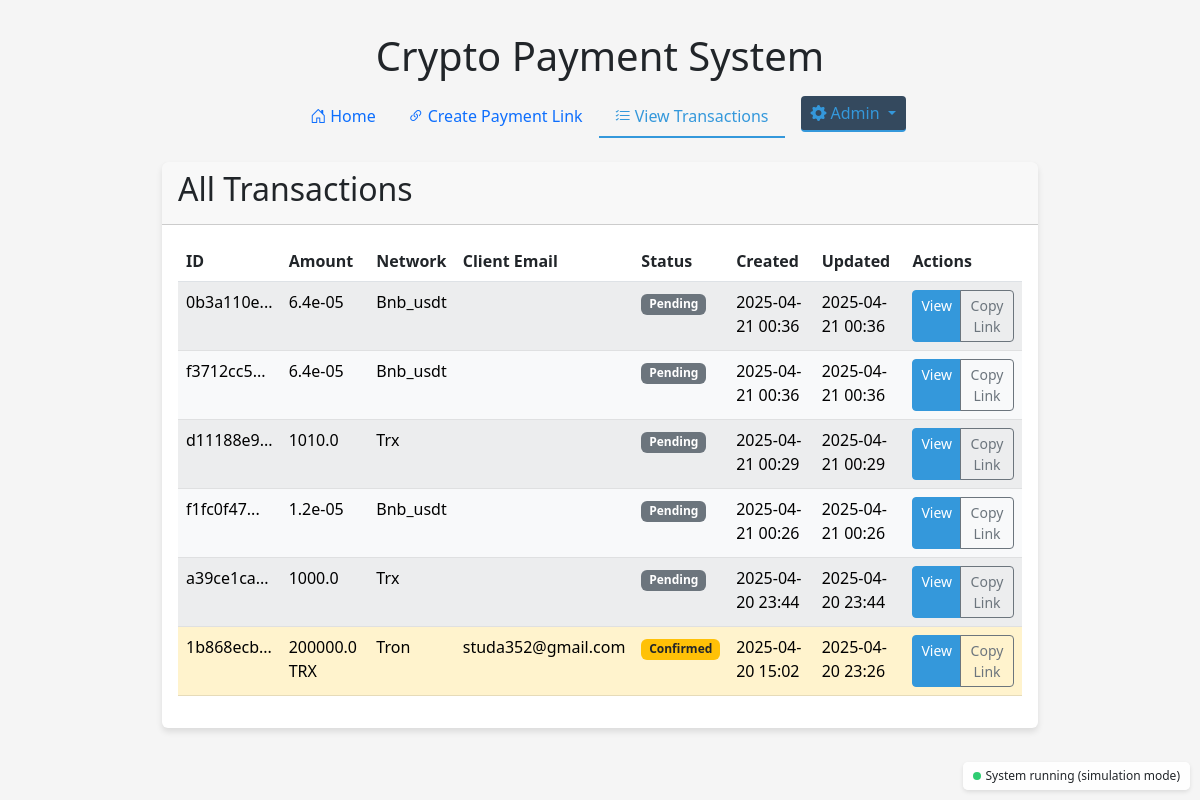
Page /admin/transactions on the earlier database version.
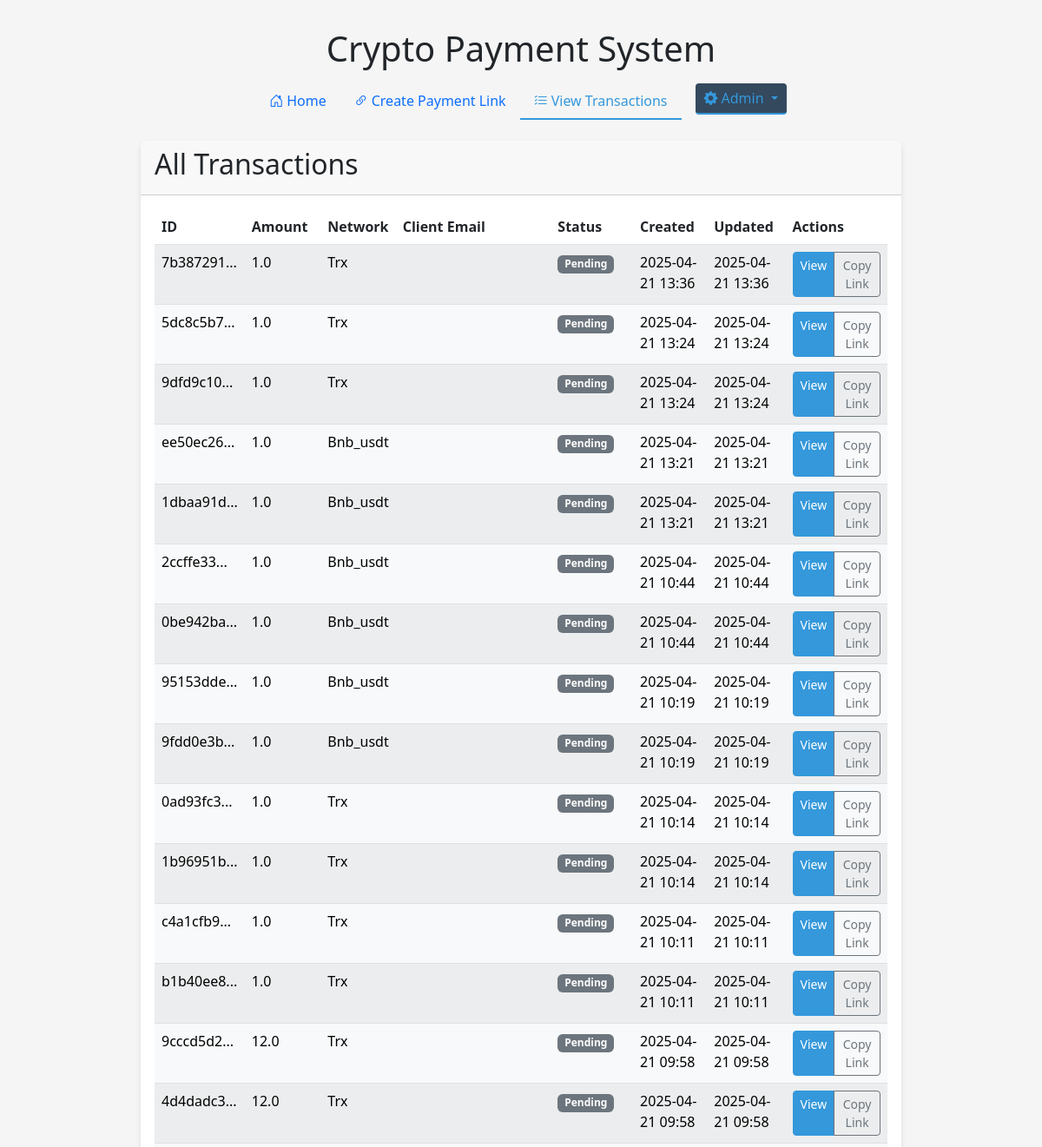
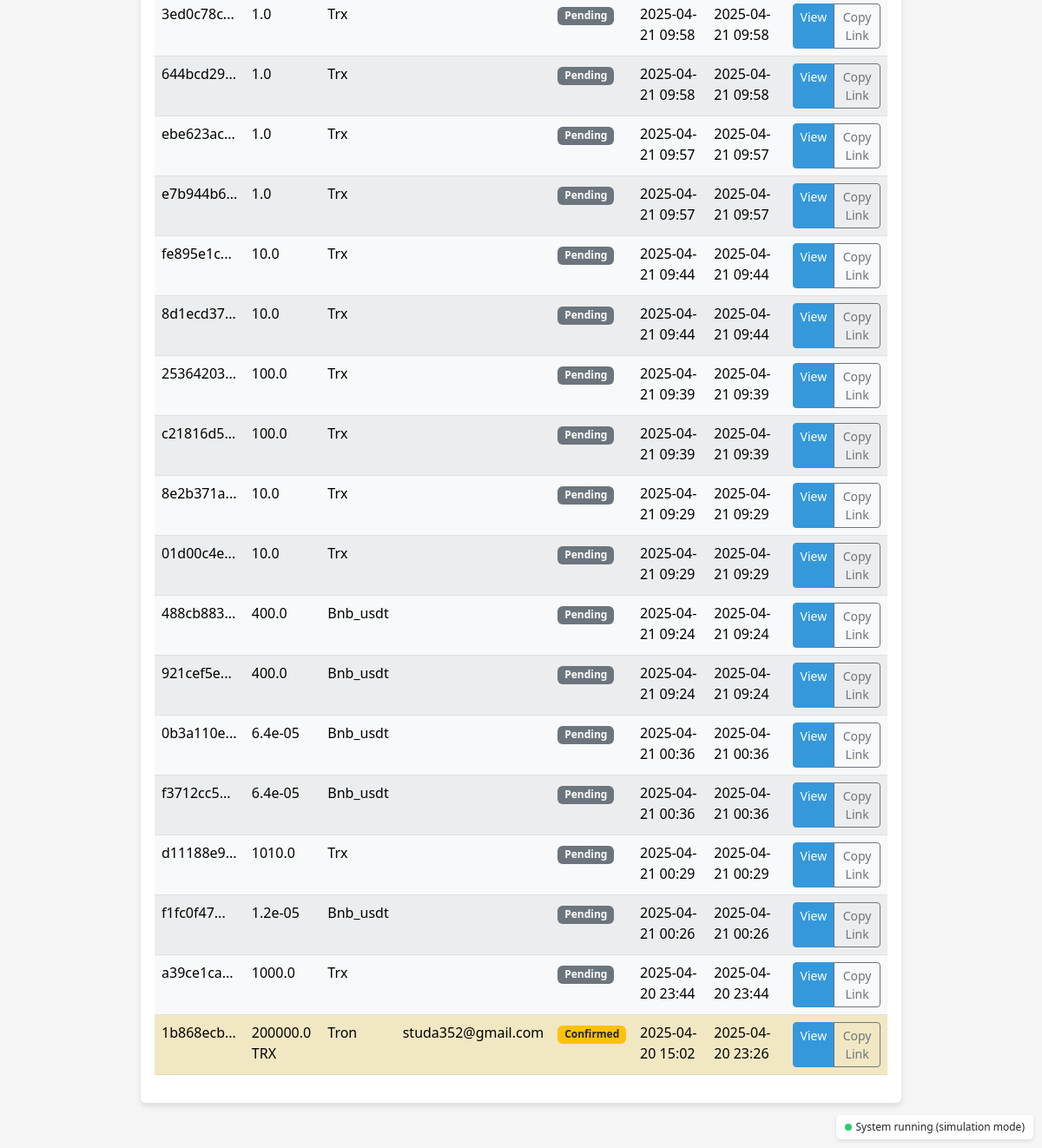
Same page on the later database version (2 pictures, top to bottom).
### app.py (models this page shows, shortened)
class Transaction(db.Model):
    id = db.Column(db.String(36), primary_key=True)
    amount = db.Column(db.Float, nullable=False)
    network = db.Column(db.String(20), nullable=False)
    client_email = db.Column(db.String(100), nullable=False)
    description = db.Column(db.Text, nullable=True)
    status = db.Column(db.String(20), default='pending')  # pending, confirmed, completed
    tx_hash = db.Column(db.String(100), nullable=True)  # blockchain transaction hash
    created_at = db.Column(db.DateTime, default=datetime.utcnow)
    updated_at = db.Column(db.DateTime, default=datetime.utcnow, onupdate=datetime.utcnow)

### app.py (the view)
@app.route('/admin/transactions')
def view_transactions():
    transactions = Transaction.query.order_by(Transaction.created_at.desc()).all()
    return render_template('transactions.html', transactions=transactions)

### app.py (called while the page is built)
@app.teardown_appcontext
def shutdown_services(exception=None):
    if 'payment_processor' in globals() and hasattr(payment_processor, 'stop'):
        payment_processor.stop()
    if hasattr(email_service, 'stop'):
        email_service.stop()

### email_service.py (called while the page is built, shortened)
    def stop(self):
        if not self.use_background_thread or not self.thread or not self.thread.is_alive():
            logger.warning("Email processor is not running")
            return False

### templates/transactions.html (shortened to what this page needs)
{% extends 'base.html' %}
{% block content %}
<div class="card">
    <div class="card-header">
        <h2>All Transactions</h2>
    </div>
    <div class="card-body">
        {% if transactions %}
            <div class="table-responsive">
                <table class="table table-striped table-hover">
                    <thead>
                        <tr>
                            <th>ID</th>
                            <th>Amount</th>
                            <th>Network</th>
                            <th>Client Email</th>
                            <th>Status</th>
                            <th>Created</th>
                            <th>Updated</th>
                            <th>Actions</th>
                        </tr>
                    </thead>
                    <tbody>
                        {% for transaction in transactions %}
                            <tr class="{% if transaction.status == 'completed' %}table-success{% elif transaction.status == 'confirmed' %}table-warning{% elif transaction.status == 'pending' %}table-light{% endif %}">
                                <td>{{ transaction.id[:8] }}...</td>
                                <td>{{ transaction.amount }} {% if transaction.network == 'bitcoin' %}BTC{% elif transaction.network == 'ethereum' %}ETH{% elif transaction.network == 'bnb' %}BNB{% elif transaction.network == 'tron' %}TRX{% elif transaction.network == 'solana' %}SOL{% endif %}</td>
                                <td>{{ transaction.network.capitalize() }}</td>
                                <td>{{ transaction.client_email }}</td>
                                <td>
                                    {% if transaction.status == 'completed' %}
                                        <span class="badge bg-success">Completed</span>
                                    {% elif transaction.status == 'confirmed' %}
                                        <span class="badge bg-warning text-dark">Confirmed</span>
                                    {% elif transaction.status == 'pending' %}
                                        <span class="badge bg-secondary">Pending</span>
                                    {% endif %}
                                </td>
                                <td>{{ transaction.created_at.strftime('%Y-%m-%d %H:%M') }}</td>
                                <td>{{ transaction.updated_at.strftime('%Y-%m-%d %H:%M') }}</td>
                                <td>
                                    <div class="btn-group">
                                        <a href="{{ url_for('confirm_payment', transaction_id=transaction.id) }}?amount={{ transaction.amount }}&network={{ transaction.network }}" class="btn btn-sm btn-primary">View</a>
                                        <button class="btn btn-sm btn-outline-secondary copy-link" data-link="{{ url_for('confirm_payment', transaction_id=transaction.id, _external=True) }}?amount={{ transaction.amount }}&network={{ transaction.network }}">Copy Link</button>
                                    </div>
                                </td>
                            </tr>
                        {% endfor %}
                    </tbody>
                </table>
            </div>
        {% else %}
            <div class="alert alert-info">
                <p>No transactions found. Create a payment link to get started.</p>
                <a href="{{ url_for('send_payment_link') }}" class="btn btn-primary">Create Payment Link</a>
            </div>
        {% endif %}
    </div>
</div>
{% endblock %}

### templates/base.html (shortened to what this page needs)
<!DOCTYPE html>
<html lang="en">
<head>
    <link href="https://cdn.jsdelivr.net/npm/bootstrap@5.3.0-alpha1/dist/css/bootstrap.min.css" rel="stylesheet">
    <link rel="stylesheet" href="https://cdn.jsdelivr.net/npm/bootstrap-icons@1.8.0/font/bootstrap-icons.css">
</head>
<body>
    <div class="container">
        <header class="mb-4">
            <h1 class="text-center mb-3">Crypto Payment System</h1>
            <nav class="nav justify-content-center mb-4">
                <a class="nav-link {% if request.path == '/' %}active{% endif %}" href="{{ url_for('index') }}">
                    <i class="bi bi-house-door me-1"></i>Home
                </a>
                <a class="nav-link {% if request.path == '/send_payment_link' %}active{% endif %}" href="{{ url_for('send_payment_link') }}">
                    <i class="bi bi-link-45deg me-1"></i>Create Payment Link
                </a>
                <a class="nav-link {% if request.path == '/admin/transactions' %}active{% endif %}" href="{{ url_for('view_transactions') }}">
                    <i class="bi bi-list-check me-1"></i>View Transactions
                </a>
                <div class="nav-item dropdown">
                    <a class="nav-link admin-link ms-3 dropdown-toggle {% if '/admin' in request.path %}active{% endif %}" href="#" id="adminDropdown" role="button" data-bs-toggle="dropdown" aria-expanded="false">
                        <i class="bi bi-gear-fill me-1"></i>Admin
                    </a>
                </div>
            </nav>
        </header>
        {% block content %}{% endblock %}
    </div>
    <div class="system-status" id="systemStatus">
        <span class="status-indicator status-online" id="statusDot"></span>
        <span id="statusText">System running</span>
    </div>
</body>
</html>

### templates/base.html (style rules this page uses)
body { padding-top: 2rem; padding-bottom: 2rem; background-color: #f5f5f5; }
.container { max-width: 900px; }
.card { margin-bottom: 20px; box-shadow: 0 4px 6px rgba(0,0,0,0.1); border: none; }
.card-header { font-weight: bold; }
.btn-primary { background-color: #3498db; border-color: #3498db; }
.nav-link { font-weight: 500; }
.nav-link.active { color: #3498db !important; border-bottom: 2px solid #3498db; }
.admin-link { background-color: #34495e; color: white !important; border-radius: 4px; padding: 5px 10px !important; }
.system-status { position: fixed; bottom: 10px; right: 10px; z-index: 1000; background-color: rgba(255, 255, 255, 0.9); border-radius: 5px; padding: 5px 10px; font-size: 12px; box-shadow: 0 2px 4px rgba(0,0,0,0.1); display: flex; align-items: center; }
.status-indicator { width: 8px; height: 8px; border-radius: 50%; display: inline-block; margin-right: 5px; }
.status-online { background-color: #2ecc71; }

Differences in the rows shown:
added Transaction: status "Pending"
added Transaction: status "Pending"
added Transaction: status "Pending"
added Transaction: status "Pending"
added Transaction: status "Pending"
added Transaction: status "Pending"
added Transaction: status "Pending"
added Transaction: status "Pending"
added Transaction: status "Pending"
added Transaction: status "Pending"
added Transaction: status "Pending"
added Transaction: status "Pending"
added Transaction: status "Pending"
added Transaction: status "Pending"
added Transaction: status "Pending"
added Transaction: status "Pending"
added Transaction: status "Pending"
added Transaction: status "Pending"
added Transaction: status "Pending"
added Transaction: status "Pending"
added Transaction: status "Pending"
added Transaction: status "Pending"
added Transaction: status "Pending"
added Transaction: status "Pending"
added Transaction: status "Pending"
added Transaction: status "Pending"
added Transaction: status "Pending"
